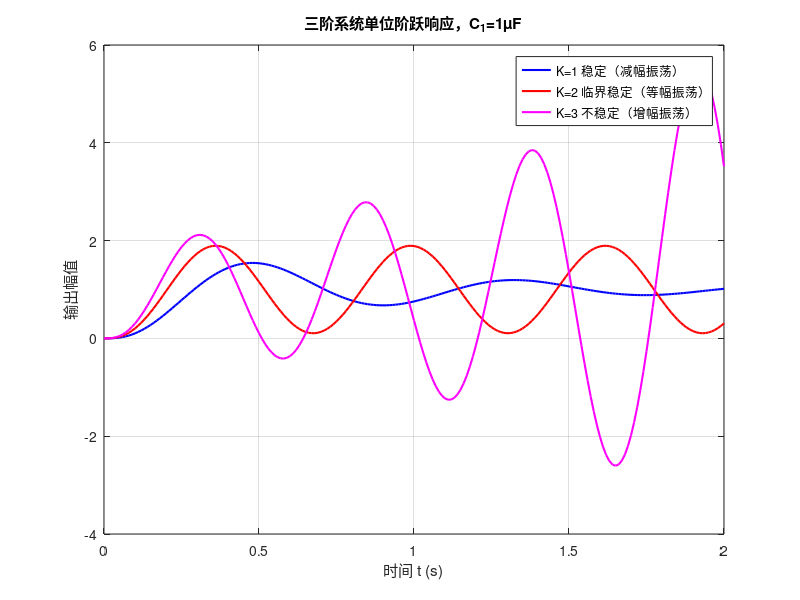
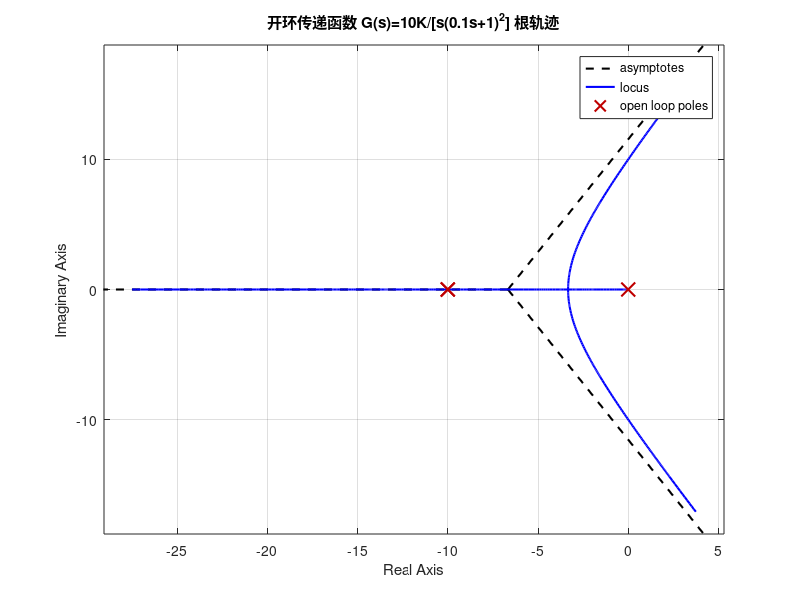
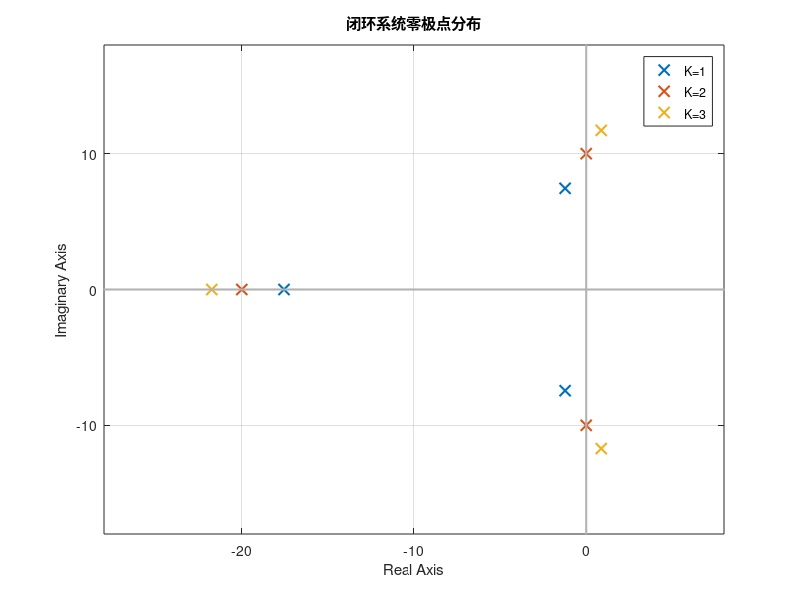

These figures' MATLAB source, in order:
%% 自控实验四 任务一：三阶系统稳定性分析 C1=1uF
clear; clc; close all;

% 开环传递函数 G(s)=10K / [s*(0.1s+1)*(0.1s+1)]
num_K1 = 10*1;   % K=1 稳定(减幅振荡)
num_K2 = 10*2;   % K=2 临界稳定(等幅振荡)
num_K3 = 10*3;   % K=3 不稳定(增幅振荡)
den = conv([1 0], conv([0.1 1], [0.1 1])); 

G1 = tf(num_K1, den);
G2 = tf(num_K2, den);
G3 = tf(num_K3, den);

% 单位负反馈闭环
sys_cl1 = feedback(G1,1);
sys_cl2 = feedback(G2,1);
sys_cl3 = feedback(G3,1);

% ========== 1. 阶跃响应：限定仿真时间0~5秒 ==========
figure('Name','三种状态阶跃响应 C1=1uF');
t = 0:0.01:2;   % 时间范围0~2s，观察振荡
[y1,~] = step(sys_cl1,t);
[y2,~] = step(sys_cl2,t);
[y3,~] = step(sys_cl3,t);

plot(t,y1,'b-','LineWidth',1.5); hold on;
plot(t,y2,'r-','LineWidth',1.5);
plot(t,y3,'m-','LineWidth',1.5);   % m 品红色，替代十六进制橙色

legend('K=1 稳定（减幅振荡）','K=2 临界稳定（等幅振荡）','K=3 不稳定（增幅振荡）','Location','best');
grid on;
title('三阶系统单位阶跃响应，C_1=1\muF');
xlabel('时间 t (s)'); ylabel('输出幅值');
hold off;

% ========== 2. 根轨迹：加粗线条 ==========
figure('Name','根轨迹图');
rlocus(G1);
set(findobj(gcf,'type','line'),'LineWidth',1.5); % 加粗根轨迹线条
grid on;
title('开环传递函数 G(s)=10K/[s(0.1s+1)^2] 根轨迹');

% ========== 3. 闭环零极点图：加粗、放大标记点 ==========
figure('Name','闭环零极点图');
pzmap(sys_cl1, sys_cl2, sys_cl3);
% 找到零极点标记，放大
pz_lines = findobj(gcf,'Type','line');
for i = 1:length(pz_lines)
    set(pz_lines(i),'MarkerSize',8,'LineWidth',1.5);
end
legend('K=1','K=2','K=3','Location','best');
grid on;
title('闭环系统零极点分布');
